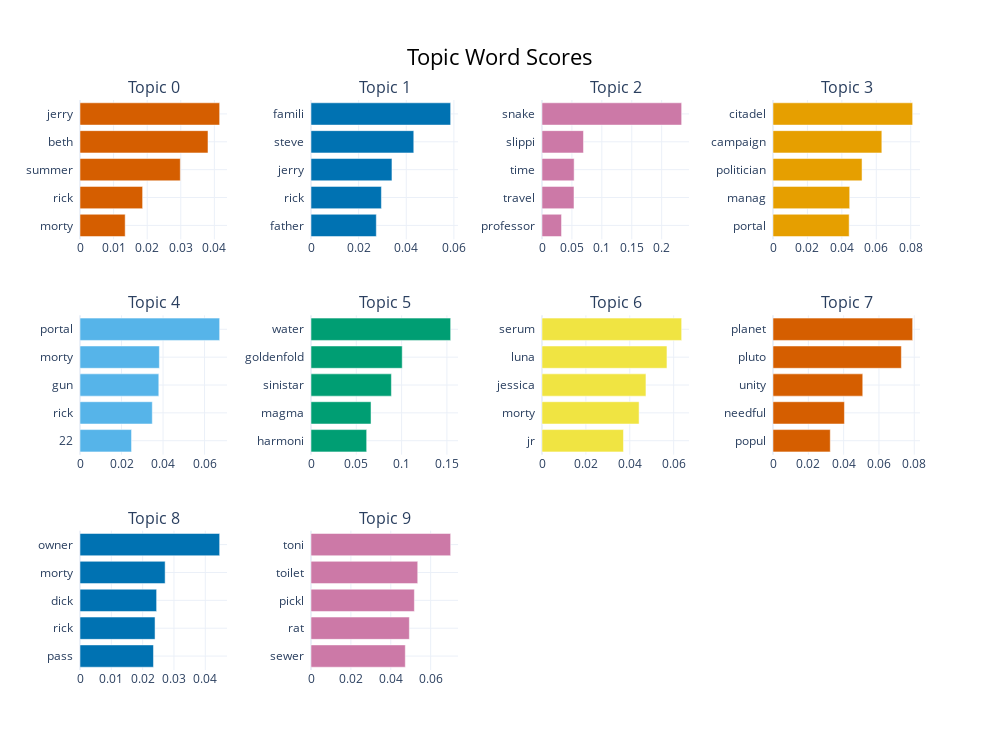

Notebook code for this chart:
### Code cell
topic_model.visualize_barchart(top_n_topics = 10)

### Figure 1 — Plotly figure (JSON) as saved in the notebook; plotly's stock layout.template omitted (floating-point values rounded to 4 significant figures)
{"data": [{"marker": {"color": "#D55E00"}, "orientation": "h", "type": "bar", "x": [0.01345, 0.01864, 0.02986, 0.0381, 0.04157], "xaxis": "x", "y": ["morty  ", "rick  ", "summer  ", "beth  ", "jerry  "], "yaxis": "y"}, {"marker": {"color": "#0072B2"}, "orientation": "h", "type": "bar", "x": [0.02743, 0.02956, 0.034, 0.04315, 0.05864], "xaxis": "x2", "y": ["father  ", "rick  ", "jerry  ", "steve  ", "famili  "], "yaxis": "y2"}, {"marker": {"color": "#CC79A7"}, "orientation": "h", "type": "bar", "x": [0.03263, 0.05346, 0.05371, 0.0693, 0.2334], "xaxis": "x3", "y": ["professor  ", "travel  ", "time  ", "slippi  ", "snake  "], "yaxis": "y3"}, {"marker": {"color": "#E69F00"}, "orientation": "h", "type": "bar", "x": [0.04426, 0.04455, 0.05173, 0.06323, 0.08114], "xaxis": "x4", "y": ["portal  ", "manag  ", "politician  ", "campaign  ", "citadel  "], "yaxis": "y4"}, {"marker": {"color": "#56B4E9"}, "orientation": "h", "type": "bar", "x": [0.02483, 0.03482, 0.03796, 0.03823, 0.06727], "xaxis": "x5", "y": ["22  ", "rick  ", "gun  ", "morty  ", "portal  "], "yaxis": "y5"}, {"marker": {"color": "#009E73"}, "orientation": "h", "type": "bar", "x": [0.06143, 0.06624, 0.08872, 0.1007, 0.1541], "xaxis": "x6", "y": ["harmoni  ", "magma  ", "sinistar  ", "goldenfold  ", "water  "], "yaxis": "y6"}, {"marker": {"color": "#F0E442"}, "orientation": "h", "type": "bar", "x": [0.03712, 0.04424, 0.04737, 0.05694, 0.06363], "xaxis": "x7", "y": ["jr  ", "morty  ", "jessica  ", "luna  ", "serum  "], "yaxis": "y7"}, {"marker": {"color": "#D55E00"}, "orientation": "h", "type": "bar", "x": [0.03243, 0.04045, 0.05083, 0.07269, 0.07909], "xaxis": "x8", "y": ["popul  ", "needful  ", "unity  ", "pluto  ", "planet  "], "yaxis": "y8"}, {"marker": {"color": "#0072B2"}, "orientation": "h", "type": "bar", "x": [0.02346, 0.02396, 0.02447, 0.02719, 0.04459], "xaxis": "x9", "y": ["pass  ", "rick  ", "dick  ", "morty  ", "owner  "], "yaxis": "y9"}, {"marker": {"color": "#CC79A7"}, "orientation": "h", "type": "bar", "x": [0.04729, 0.04931, 0.05184, 0.05352, 0.07003], "xaxis": "x10", "y": ["sewer  ", "rat  ", "pickl  ", "toilet  ", "toni  "], "yaxis": "y10"}], "layout": {"annotations": [{"font": {"size": 16}, "showarrow": false, "text": "Topic 0", "x": 0.0875, "xanchor": "center", "xref": "paper", "y": 1, "yanchor": "bottom", "yref": "paper"}, {"font": {"size": 16}, "showarrow": false, "text": "Topic 1", "x": 0.3625, "xanchor": "center", "xref": "paper", "y": 1, "yanchor": "bottom", "yref": "paper"}, {"font": {"size": 16}, "showarrow": false, "text": "Topic 2", "x": 0.6375, "xanchor": "center", "xref": "paper", "y": 1, "yanchor": "bottom", "yref": "paper"}, {"font": {"size": 16}, "showarrow": false, "text": "Topic 3", "x": 0.9125, "xanchor": "center", "xref": "paper", "y": 1, "yanchor": "bottom", "yref": "paper"}, {"font": {"size": 16}, "showarrow": false, "text": "Topic 4", "x": 0.0875, "xanchor": "center", "xref": "paper", "y": 0.6222, "yanchor": "bottom", "yref": "paper"}, {"font": {"size": 16}, "showarrow": false, "text": "Topic 5", "x": 0.3625, "xanchor": "center", "xref": "paper", "y": 0.6222, "yanchor": "bottom", "yref": "paper"}, {"font": {"size": 16}, "showarrow": false, "text": "Topic 6", "x": 0.6375, "xanchor": "center", "xref": "paper", "y": 0.6222, "yanchor": "bottom", "yref": "paper"}, {"font": {"size": 16}, "showarrow": false, "text": "Topic 7", "x": 0.9125, "xanchor": "center", "xref": "paper", "y": 0.6222, "yanchor": "bottom", "yref": "paper"}, {"font": {"size": 16}, "showarrow": false, "text": "Topic 8", "x": 0.0875, "xanchor": "center", "xref": "paper", "y": 0.2444, "yanchor": "bottom", "yref": "paper"}, {"font": {"size": 16}, "showarrow": false, "text": "Topic 9", "x": 0.3625, "xanchor": "center", "xref": "paper", "y": 0.2444, "yanchor": "bottom", "yref": "paper"}], "height": 750, "hoverlabel": {"bgcolor": "white", "font": {"family": "Rockwell", "size": 16}}, "showlegend": false, "title": {"font": {"color": "Black", "size": 22}, "text": "Topic Word Scores", "x": 0.5, "xanchor": "center", "yanchor": "top"}, "width": 1000, "xaxis": {"anchor": "y", "domain": [0, 0.175], "showgrid": true}, "xaxis10": {"anchor": "y10", "domain": [0.275, 0.45], "showgrid": true}, "xaxis11": {"anchor": "y11", "domain": [0.55, 0.725], "showgrid": true}, "xaxis12": {"anchor": "y12", "domain": [0.825, 1], "showgrid": true}, "xaxis2": {"anchor": "y2", "domain": [0.275, 0.45], "showgrid": true}, "xaxis3": {"anchor": "y3", "domain": [0.55, 0.725], "showgrid": true}, "xaxis4": {"anchor": "y4", "domain": [0.825, 1], "showgrid": true}, "xaxis5": {"anchor": "y5", "domain": [0, 0.175], "showgrid": true}, "xaxis6": {"anchor": "y6", "domain": [0.275, 0.45], "showgrid": true}, "xaxis7": {"anchor": "y7", "domain": [0.55, 0.725], "showgrid": true}, "xaxis8": {"anchor": "y8", "domain": [0.825, 1], "showgrid": true}, "xaxis9": {"anchor": "y9", "domain": [0, 0.175], "showgrid": true}, "yaxis": {"anchor": "x", "domain": [0.7556, 1], "showgrid": true}, "yaxis10": {"anchor": "x10", "domain": [0, 0.2444], "showgrid": true}, "yaxis11": {"anchor": "x11", "domain": [0, 0.2444], "showgrid": true}, "yaxis12": {"anchor": "x12", "domain": [0, 0.2444], "showgrid": true}, "yaxis2": {"anchor": "x2", "domain": [0.7556, 1], "showgrid": true}, "yaxis3": {"anchor": "x3", "domain": [0.7556, 1], "showgrid": true}, "yaxis4": {"anchor": "x4", "domain": [0.7556, 1], "showgrid": true}, "yaxis5": {"anchor": "x5", "domain": [0.3778, 0.6222], "showgrid": true}, "yaxis6": {"anchor": "x6", "domain": [0.3778, 0.6222], "showgrid": true}, "yaxis7": {"anchor": "x7", "domain": [0.3778, 0.6222], "showgrid": true}, "yaxis8": {"anchor": "x8", "domain": [0.3778, 0.6222], "showgrid": true}, "yaxis9": {"anchor": "x9", "domain": [0, 0.2444], "showgrid": true}}}
